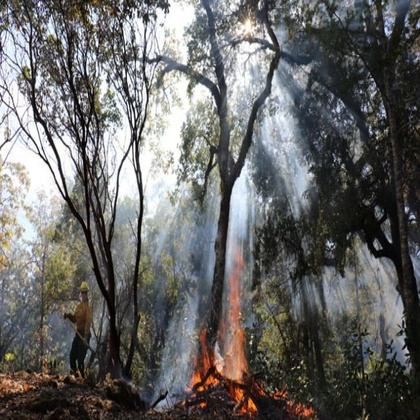
%> input picture Proyecto_Fase_1_Aumento_de_datos/42_png.rf.01629717e50bd7318cebd6424442ee2d.jpg, 420 x 420 px, shrunk from 640 x 640 before the run
$ octave Proyecto_Fase_2_Filtrado_en_el_dominio_del_espacio.m   (GNU Octave 9; MATLAB toolbox functions it lacks are replaced by stand-ins)
%> lines starting %> are read from the running program, lines starting %| are printed output that depends on the picture
### Proyecto_Fase_2_Filtrado_en_el_dominio_del_espacio/Ecualizacion.m
function [img_e] = Ecualizacion(img,L)
% Ecualizacion de una imagen.bmp
%   Detailed explanation goes here
[M,N]=size(img);
[nk1,rk1]=imhist(img);
pk1 = nk1/(M*N);

sk1 = cumsum(pk1) * (L - 1);

T1 = round(sk1);

img_e = uint8(T1(img+1));

end

### Proyecto_Fase_2_Filtrado_en_el_dominio_del_espacio/CLAHE.m
function [im_out] = CLAHE(img, L, cl)

[M,N] = size(img);
tam1 = M/2;
tam2 = N/2;
PARTE1 = img(1:tam1,1:tam2);
PARTE2 = img(tam1+1:M,1:tam2);
PARTE3 = img(1:tam1,tam2+1:N);
PARTE4 = img(tam1+1:M,tam2+1:N);

ci1 = tam1 / 2;
ci2 = tam1 + (M - tam1) / 2;
cj1 = tam2 / 2;
cj2 = tam2 + (N - tam2) / 2;

T1 = CLAHE_f_aux(PARTE1, L, cl);
T2 = CLAHE_f_aux(PARTE2, L, cl);
T3 = CLAHE_f_aux(PARTE3, L, cl);
T4 = CLAHE_f_aux(PARTE4, L, cl);


i = (1:M)';
j = (1:N);

Av = zeros(M, 1);
Av(i >= ci2) = 1;
idx_mid_v = (i > ci1) & (i < ci2);
Av(idx_mid_v) = (i(idx_mid_v) - ci1) / (ci2 - ci1);
Bv = 1 - Av;

Ah = zeros(1, N);
Ah(j >= cj2) = 1;
idx_mid_h = (j > cj1) & (j < cj2);
Ah(idx_mid_h) = (j(idx_mid_h) - cj1) / (cj2 - cj1);
Bh = 1 - Ah;

W1 = Bv * Bh;
W2 = Av * Bh;
W3 = Bv * Ah;
W4 = Av * Ah;

val = double(img) + 1;
M1 = T1(val);
M2 = T2(val);
M3 = T3(val);
M4 = T4(val);

im_out = W1.*M1 + W2.*M2 + W3.*M3 + W4.*M4;
im_out = uint8(im_out);


end

### Proyecto_Fase_2_Filtrado_en_el_dominio_del_espacio/Proyecto_Fase_2_Filtrado_en_el_dominio_del_espacio.m
clear;clc;
imo = imread('42_png.rf.01629717e50bd7318cebd6424442ee2d.jpg');
%> imo is the input picture: size 420x420x3 uint8; mean R, G, B 103.4, 102.9, 101.4
im = double(imo);
%% Transformacion a escala de grises
imgg = 0.299*im(:,:,1) + 0.587*im(:,:,2) + 0.114*im(:,:,3);
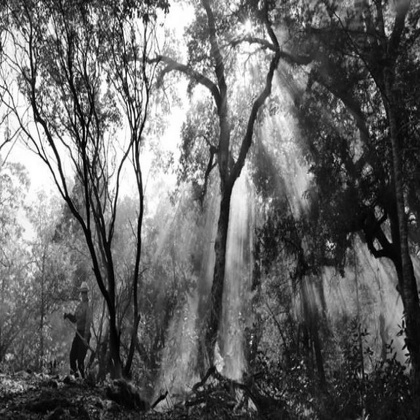
%> imgg: size 420x420 double; min 0, max 255, mean 102.9
img = uint8(imgg);
img_r = imnoise(img, "salt & pepper", 0.03);
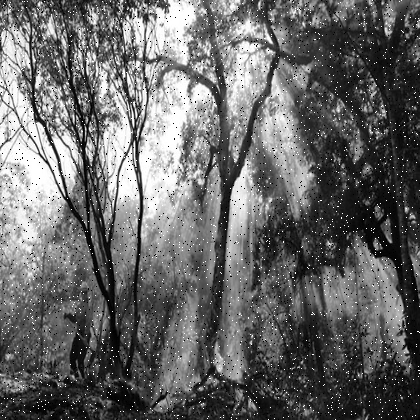
%> img_r: size 420x420 uint8; min 0, max 255, mean 103.7
L = 2^8;
%% 1)Ecualizacion del histograma

img_E = Ecualizacion(img,L);
%> in Ecualizacion, `[nk1,rk1]=imhist(img);`: nk1 = 256 values, max 1582 at index 31, min 21 at index 1, mean 689.1; rk1 = 256 values from 0 to 255
%> in Ecualizacion, `pk1 = nk1/(M*N);`: pk1 = 256 values, max 0.00897 at index 31, min 0.000119 at index 1, mean 0.00391
%> in Ecualizacion, `sk1 = cumsum(pk1) * (L - 1);`: sk1 = 256 values from 0.0304 to 255
%> in Ecualizacion, `T1 = round(sk1);`: T1 = 256 values from 0 to 255
%> in Ecualizacion, `img_e = uint8(T1(img+1));`:
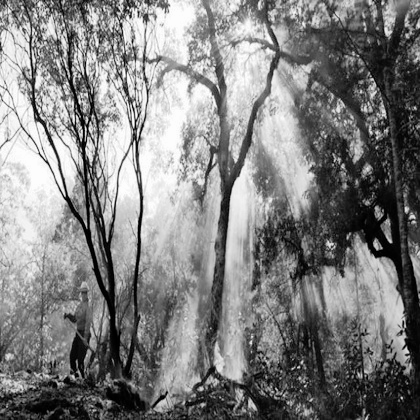
%> img_e: size 420x420 uint8; min 0, max 253, mean 128.1

%% 2)  CLAHE
cl = 70;
img_CLAHE = CLAHE(img,L,cl);
%> in CLAHE, `PARTE1 = img(1:tam1,1:tam2);`:
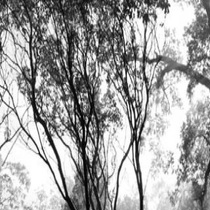
%> PARTE1: size 210x210 uint8; min 0, max 255, mean 162
%> in CLAHE, `PARTE2 = img(tam1+1:M,1:tam2);`:
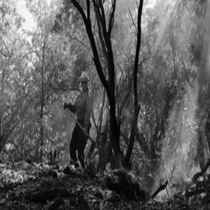
%> PARTE2: size 210x210 uint8; min 0, max 253, mean 90.5
%> in CLAHE, `PARTE3 = img(1:tam1,tam2+1:N);`:
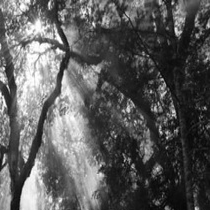
%> PARTE3: size 210x210 uint8; min 4, max 255, mean 90.1
%> in CLAHE, `PARTE4 = img(tam1+1:M,tam2+1:N);`:
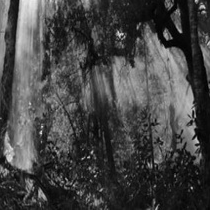
%> PARTE4: size 210x210 uint8; min 0, max 235, mean 68.9
%> the run ends on the next line

$ run again, with Proyecto_Fase_1_Aumento_de_datos/20_png.rf.e4e98275674cf2655f17d3830cfba3f2.jpg copied over Proyecto_Fase_1_Aumento_de_datos/42_png.rf.01629717e50bd7318cebd6424442ee2d.jpg
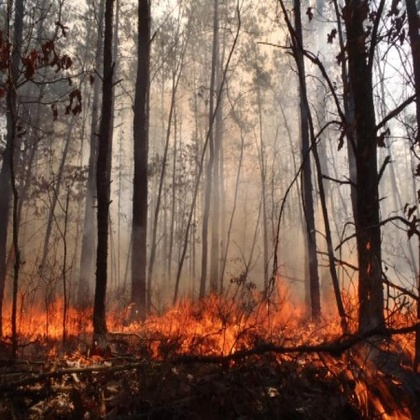
%> input picture Proyecto_Fase_1_Aumento_de_datos/20_png.rf.e4e98275674cf2655f17d3830cfba3f2.jpg, 420 x 420 px, shrunk from 640 x 640 before the run
%> imo is the input picture: size 420x420x3 uint8; mean R, G, B 118.2, 91.9, 78.6
%> `img_r = imnoise(img, "salt & pepper", 0.03);`:
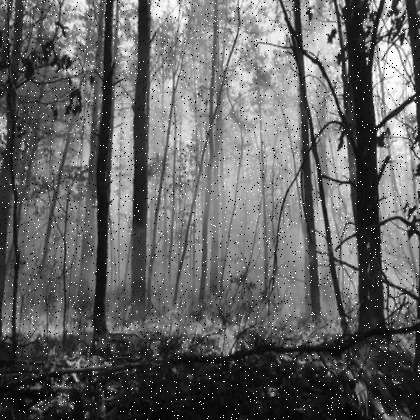
%> img_r: size 420x420 uint8; min 0, max 255, mean 99.1
%> nk1 = 256 values, max 1975 at index 22, min 0 at index 1, mean 689.1; rk1 = 256 values from 0 to 255
%> pk1 = 256 values, max 0.0112 at index 22, min 0 at index 1, mean 0.00391
%> sk1 = 256 values from 0 to 255
%> in CLAHE, `PARTE4 = img(tam1+1:M,tam2+1:N);`:
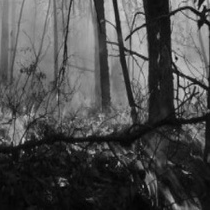
%> PARTE4: size 210x210 uint8; min 1, max 214, mean 76.6

$ run again, with Proyecto_Fase_1_Aumento_de_datos/62_png.rf.47ab883e53d6d478691e5f3ac62b9485.jpg copied over Proyecto_Fase_1_Aumento_de_datos/42_png.rf.01629717e50bd7318cebd6424442ee2d.jpg
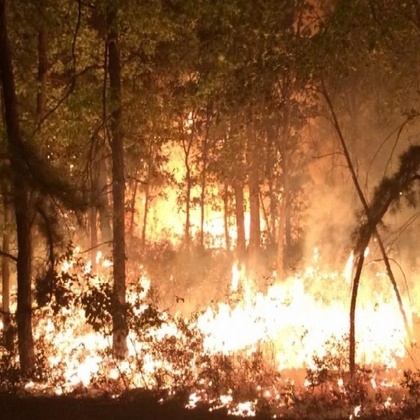
%> input picture Proyecto_Fase_1_Aumento_de_datos/62_png.rf.47ab883e53d6d478691e5f3ac62b9485.jpg, 420 x 420 px, shrunk from 640 x 640 before the run
%> imo is the input picture: size 420x420x3 uint8; mean R, G, B 149.1, 105.5, 67.8
%> `img_r = imnoise(img, "salt & pepper", 0.03);`:
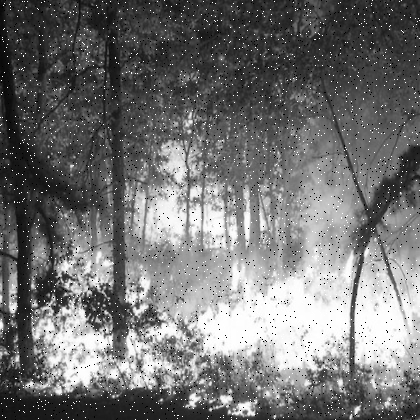
%> img_r: size 420x420 uint8; min 0, max 255, mean 114.7
%> nk1 = 256 values, max 2512 at index 254, min 0 at index 1, mean 689.1; rk1 = 256 values from 0 to 255
%> pk1 = 256 values, max 0.0142 at index 254, min 0 at index 1, mean 0.00391
%> sk1 = 256 values from 0 to 255
%> in CLAHE, `PARTE4 = img(tam1+1:M,tam2+1:N);`:
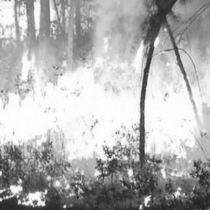
%> PARTE4: size 210x210 uint8; min 31, max 255, mean 178.4

$ run again, with Proyecto_Fase_1_Aumento_de_datos/66_png.rf.8fc6200b51033938f51acad6e04af2ee.jpg copied over Proyecto_Fase_1_Aumento_de_datos/42_png.rf.01629717e50bd7318cebd6424442ee2d.jpg
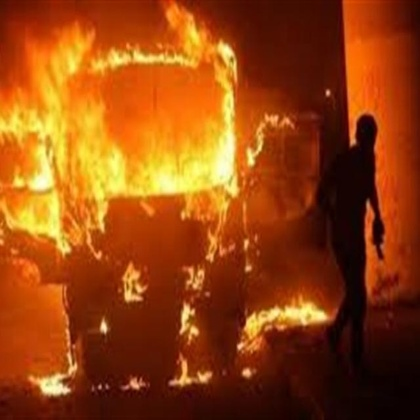
%> input picture Proyecto_Fase_1_Aumento_de_datos/66_png.rf.8fc6200b51033938f51acad6e04af2ee.jpg, 420 x 420 px, shrunk from 640 x 640 before the run
%> imo is the input picture: size 420x420x3 uint8; mean R, G, B 149.7, 68.7, 15.4
%> nk1 = 256 values, max 2828 at index 10, min 0 at index 1, mean 689.1; rk1 = 256 values from 0 to 255
%> pk1 = 256 values, max 0.016 at index 10, min 0 at index 1, mean 0.00391
%> sk1 = 256 values from 0 to 255
%> in CLAHE, `PARTE4 = img(tam1+1:M,tam2+1:N);`:
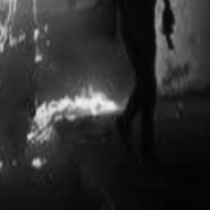
%> PARTE4: size 210x210 uint8; min 2, max 239, mean 45.7
